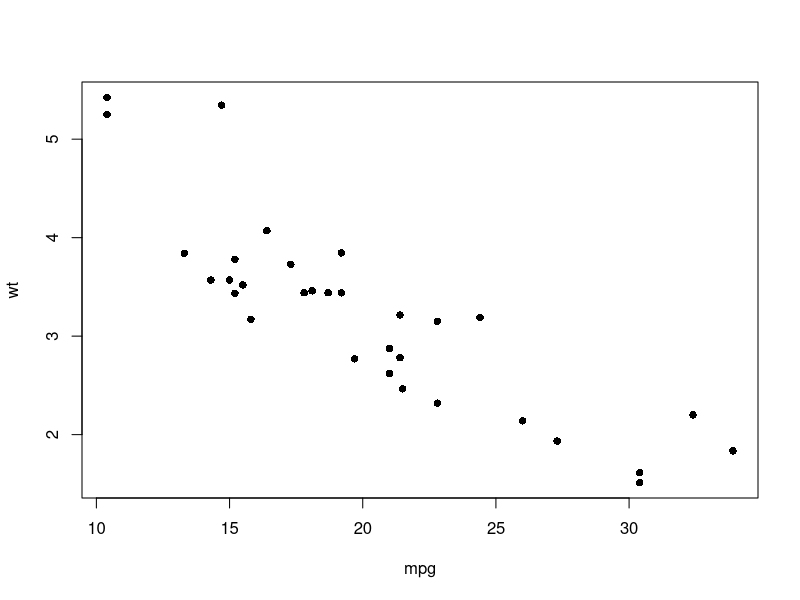
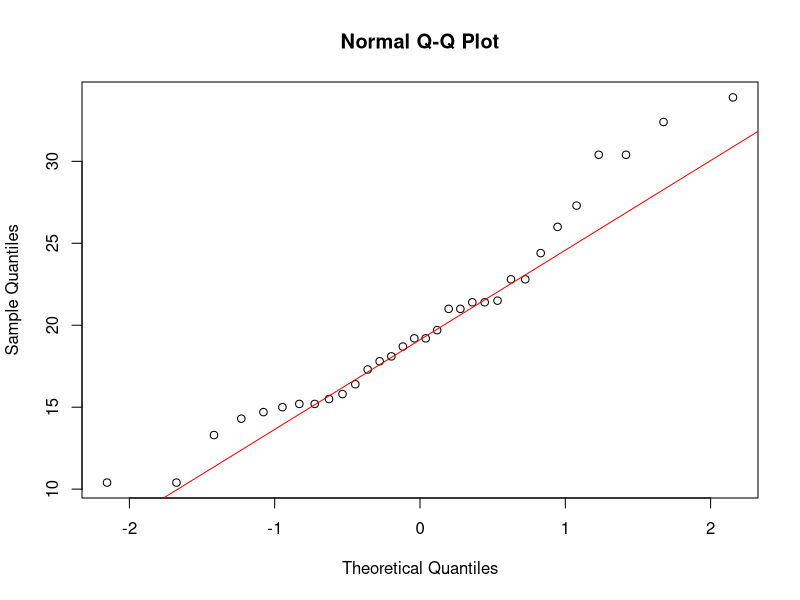
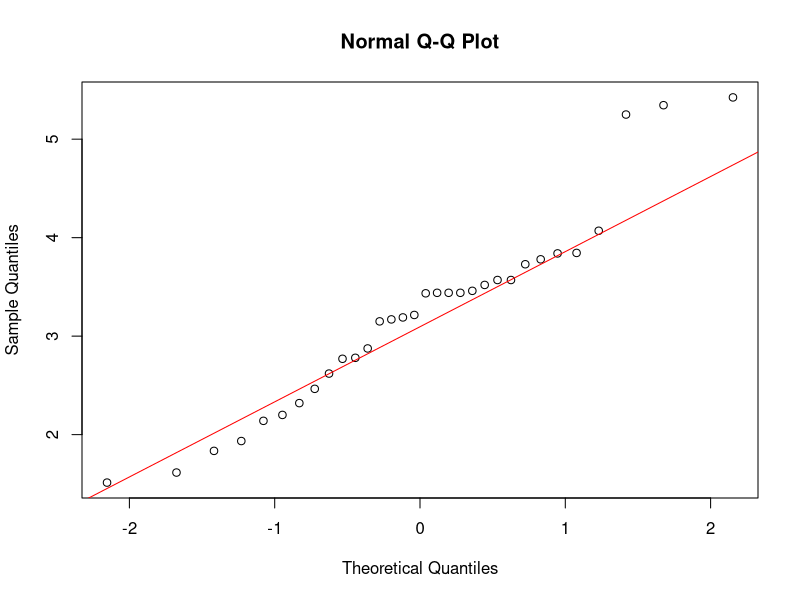

Write R code to recreate these figures, in order.
# ZAD 1 -------------------------------------------------------------------

data(mtcars)

plot(mtcars$mpg, mtcars$wt, xlab = "mpg", ylab = "wt", pch = 16)

shapiro.test(mtcars$mpg)

qqnorm(mtcars$mpg)
qqline(mtcars$mpg, col = "red")

shapiro.test(mtcars$wt)

qqnorm(mtcars$wt)
qqline(mtcars$wt, col = "red")

# testy
cor.test(mtcars$mpg, mtcars$wt, method = "pearson")

cor.test(mtcars$mpg, mtcars$wt, method = "kendall")

cor.test(mtcars$mpg, mtcars$wt, method = "spearman")
